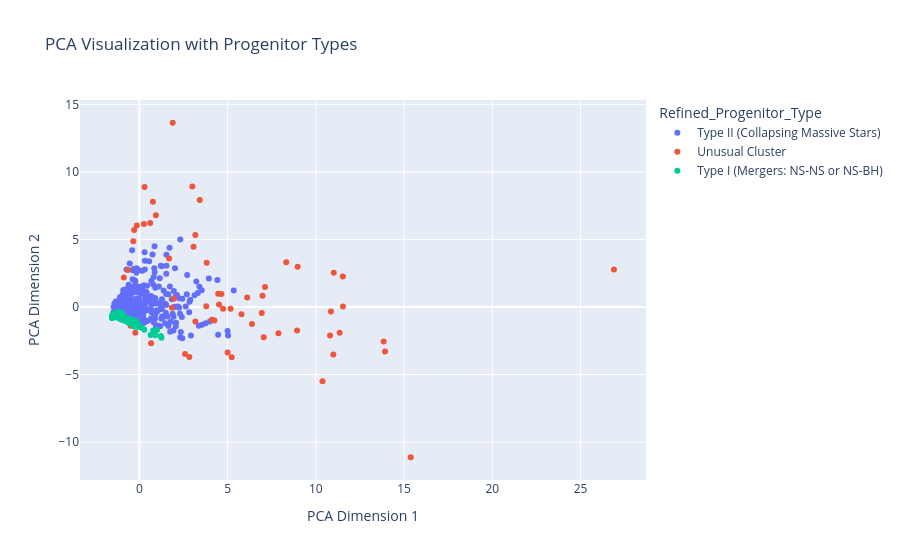
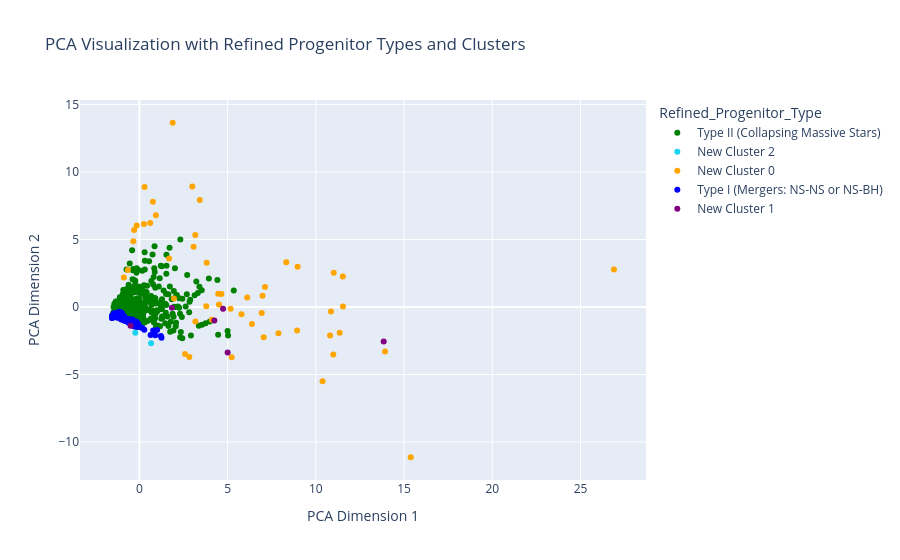

Notebook code cell kept with these figures, in order:
### Code cell
import pandas as pd
import numpy as np
from sklearn.preprocessing import StandardScaler
from sklearn.model_selection import train_test_split
from sklearn.svm import SVC
from sklearn.metrics import accuracy_score, recall_score, precision_score, confusion_matrix
from sklearn.cluster import DBSCAN
import plotly.express as px
from sklearn.decomposition import PCA
from astroquery.ned import Ned
from sklearn.cluster import KMeans

df = pd.read_csv("batse.csv")

df['RA'] = df['RA'] 
df['Dec'] = df['Dec'] 

def query_host_galaxy(ra, dec):
    try:
        result = Ned.query_region(f"{ra} {dec}", radius="0.1 degree")
        if result is not None and len(result) > 0:
            host_galaxy = result['NAME'][0]  
            return host_galaxy
        else:
            return "Unknown"
    except Exception as e:
        return "Error in query"

df['Host_Galaxy'] = df.apply(lambda row: query_host_galaxy(row['RA'], row['Dec']), axis=1)


df = pd.read_csv("batse.csv")

if "Undefined_Cluster" in df.columns:
    for cluster in sorted(df["Undefined_Cluster"].dropna().unique()):  
        print(f"Analysis for New Cluster {int(cluster)}:")
        cluster_data = df[df["Undefined_Cluster"] == cluster]
        print(cluster_data.describe())
else:
    print("No undefined clusters to analyze.")

numerical_columns = [
    "T90", "T50", "epeak", "alpha", "beta",
    "peak_flux_64ms", "peak_flux_256ms", "peak_flux_1024ms",
    "fluence_channel_1", "fluence_channel_2", "fluence_channel_3", "fluence_channel_4"
]

def classify_grb_binary(t90):
    return "Short" if t90 <= 2 else "Long"

df["Classified"] = df["T90"].apply(classify_grb_binary)


def assign_progenitor(grb_class):
    if grb_class == "Short":
        return "Type I (Mergers: NS-NS or NS-BH)"
    elif grb_class == "Long":
        return "Type II (Collapsing Massive Stars)"
    else:
        return "Unclassified"

df["Progenitor_Type"] = df["Classified"].apply(assign_progenitor)

class_mapping = {"Short": 0, "Long": 1}
df["grb_class_label"] = df["Classified"].map(class_mapping)

df = df.dropna(subset=numerical_columns)

scaler = StandardScaler()
X_scaled = scaler.fit_transform(df[numerical_columns])

X_train, X_test, y_train, y_test = train_test_split(
    X_scaled, df["grb_class_label"], test_size=0.2, random_state=42
)

clf = SVC(kernel="rbf", random_state=42, probability=True)
clf.fit(X_train, y_train)

y_pred = clf.predict(X_test)

accuracy = accuracy_score(y_test, y_pred)
recall = recall_score(y_test, y_pred, average="binary")
precision = precision_score(y_test, y_pred, average="binary")
conf_matrix = confusion_matrix(y_test, y_pred)

print(f"Accuracy: {accuracy}")
print(f"Recall: {recall}")
print(f"Precision: {precision}")
print(f"Confusion Matrix:\n{conf_matrix}")

clustering = DBSCAN(eps=2, min_samples=5).fit(X_scaled)
df["Cluster"] = clustering.labels_

def refine_progenitor(row):
    if row["Cluster"] == -1:  
        return "Unusual Cluster"
    return row["Progenitor_Type"]

df["Refined_Progenitor_Type"] = df.apply(refine_progenitor, axis=1)

pca = PCA(n_components=2)
pca_results = pca.fit_transform(X_scaled)

df["pca_1"] = pca_results[:, 0]
df["pca_2"] = pca_results[:, 1]

fig_pca = px.scatter(
    df,
    x="pca_1",
    y="pca_2",
    color="Refined_Progenitor_Type",
    title="PCA Visualization with Progenitor Types",
    labels={"pca_1": "PCA Dimension 1", "pca_2": "PCA Dimension 2"},
    template="plotly"
)
fig_pca.show()

from sklearn.cluster import KMeans
from sklearn.decomposition import PCA
import matplotlib.pyplot as plt

undefined_data = df[df["Cluster"] == -1][numerical_columns]

kmeans = KMeans(n_clusters=3, random_state=42)  
undefined_clusters = kmeans.fit_predict(undefined_data)

df.loc[df["Cluster"] == -1, "Undefined_Cluster"] = undefined_clusters

def refine_progenitor_with_patterns(row):
    if row["Cluster"] == -1:
        return f"New Cluster {int(row['Undefined_Cluster'])}"
    return row["Progenitor_Type"]

df["Refined_Progenitor_Type"] = df.apply(refine_progenitor_with_patterns, axis=1)

pca = PCA(n_components=2)
pca_results = pca.fit_transform(X_scaled)

df["pca_1"] = pca_results[:, 0]
df["pca_2"] = pca_results[:, 1]

color_map = {
    "Type I (Mergers: NS-NS or NS-BH)": "blue",
    "Type II (Collapsing Massive Stars)": "green",
    "Unusual Cluster": "red",
    "New Cluster 0": "orange",
    "New Cluster 1": "purple",
}

fig_pca = px.scatter(
    df,
    x="pca_1",
    y="pca_2",
    color="Refined_Progenitor_Type",
    title="PCA Visualization with Refined Progenitor Types and Clusters",
    labels={"pca_1": "PCA Dimension 1", "pca_2": "PCA Dimension 2"},
    color_discrete_map=color_map,
    template="plotly"
)
fig_pca.show()

if "Undefined_Cluster" in df.columns:
    for cluster in sorted(df["Undefined_Cluster"].dropna().unique()): 
        print(f"Analysis for New Cluster {int(cluster)}:")
        cluster_data = df[df["Undefined_Cluster"] == cluster]
        print(cluster_data.describe())
else:
    print("No undefined clusters to analyze.")

### Figure 1 — Plotly figure (JSON) as saved in the notebook; plotly's stock layout.template omitted (floating-point values rounded to 4 significant figures; data arrays with more than 128 entries replaced by an {"elided": "..."} marker saying what was removed)
{"data": [{"hovertemplate": "Refined_Progenitor_Type=Type II (Collapsing Massive Stars)<br>PCA Dimension 1=%{x}<br>PCA Dimension 2=%{y}<extra></extra>", "legendgroup": "Type II (Collapsing Massive Stars)", "marker": {"color": "#636efa", "symbol": "circle"}, "mode": "markers", "name": "Type II (Collapsing Massive Stars)", "orientation": "v", "showlegend": true, "type": "scatter", "x": {"elided": "612 float values"}, "xaxis": "x", "y": {"elided": "612 float values"}, "yaxis": "y"}, {"hovertemplate": "Refined_Progenitor_Type=Unusual Cluster<br>PCA Dimension 1=%{x}<br>PCA Dimension 2=%{y}<extra></extra>", "legendgroup": "Unusual Cluster", "marker": {"color": "#EF553B", "symbol": "circle"}, "mode": "markers", "name": "Unusual Cluster", "orientation": "v", "showlegend": true, "type": "scatter", "x": [-0.2308, 0.2946, 13.92, -0.2961, 11.35, 2.832, 4.744, 0.7674, 8.938, -0.3429, 1.96, 3.071, -0.8778, 10.81, 10.38, 7.046, 4.648, 3.174, 6.934, 10.99, 15.38, 8.97, -0.1485, 3.001, 13.85, 5.233, 1.683, 7.121, 0.6623, 10.86, 3.791, 11.53, -0.6523, 4.249, 3.816, 26.89, 5.789, -0.4974, 5.171, 0.6128, 4.109, 6.979, 4.513, 11.01, 8.326, 6.111, 2.588, 3.172, 3.421, 7.88, 11.54, 1.887, 6.38, 4.468, 1.845, 0.2596, 5.002, 0.9354], "xaxis": "x", "y": [-1.903, 8.887, -3.289, 5.693, -1.9, -3.7, -0.1345, 7.792, -1.747, 4.869, 0.6189, 4.455, 2.187, -2.116, -5.497, -2.233, 0.9539, -1.073, -0.4426, -3.518, -11.13, 2.984, 6.023, 8.913, -2.562, -3.717, 3.589, 1.474, -2.681, -0.3375, 0.05056, 2.258, 2.74, -1.01, 3.282, 2.775, -0.5308, -1.384, -0.124, 6.22, -0.9378, 0.8392, 0.1857, 2.526, 3.313, 0.7062, -3.475, 5.322, 7.924, -1.949, 0.03948, 13.64, -1.26, 0.9808, -0.06572, 6.139, -3.377, 6.794], "yaxis": "y"}, {"hovertemplate": "Refined_Progenitor_Type=Type I (Mergers: NS-NS or NS-BH)<br>PCA Dimension 1=%{x}<br>PCA Dimension 2=%{y}<extra></extra>", "legendgroup": "Type I (Mergers: NS-NS or NS-BH)", "marker": {"color": "#00cc96", "symbol": "circle"}, "mode": "markers", "name": "Type I (Mergers: NS-NS or NS-BH)", "orientation": "v", "showlegend": true, "type": "scatter", "x": {"elided": "189 float values"}, "xaxis": "x", "y": {"elided": "189 float values"}, "yaxis": "y"}], "layout": {"legend": {"title": {"text": "Refined_Progenitor_Type"}, "tracegroupgap": 0}, "title": {"text": "PCA Visualization with Progenitor Types"}, "xaxis": {"anchor": "y", "domain": [0, 1], "title": {"text": "PCA Dimension 1"}}, "yaxis": {"anchor": "x", "domain": [0, 1], "title": {"text": "PCA Dimension 2"}}}}

### Figure 2 — Plotly figure (JSON) as saved in the notebook; plotly's stock layout.template omitted (floating-point values rounded to 4 significant figures; data arrays with more than 128 entries replaced by an {"elided": "..."} marker saying what was removed)
{"data": [{"hovertemplate": "Refined_Progenitor_Type=Type II (Collapsing Massive Stars)<br>PCA Dimension 1=%{x}<br>PCA Dimension 2=%{y}<extra></extra>", "legendgroup": "Type II (Collapsing Massive Stars)", "marker": {"color": "green", "symbol": "circle"}, "mode": "markers", "name": "Type II (Collapsing Massive Stars)", "orientation": "v", "showlegend": true, "type": "scatter", "x": {"elided": "612 float values"}, "xaxis": "x", "y": {"elided": "612 float values"}, "yaxis": "y"}, {"hovertemplate": "Refined_Progenitor_Type=New Cluster 2<br>PCA Dimension 1=%{x}<br>PCA Dimension 2=%{y}<extra></extra>", "legendgroup": "New Cluster 2", "marker": {"color": "#19d3f3", "symbol": "circle"}, "mode": "markers", "name": "New Cluster 2", "orientation": "v", "showlegend": true, "type": "scatter", "x": [-0.2308, 0.6623], "xaxis": "x", "y": [-1.903, -2.681], "yaxis": "y"}, {"hovertemplate": "Refined_Progenitor_Type=New Cluster 0<br>PCA Dimension 1=%{x}<br>PCA Dimension 2=%{y}<extra></extra>", "legendgroup": "New Cluster 0", "marker": {"color": "orange", "symbol": "circle"}, "mode": "markers", "name": "New Cluster 0", "orientation": "v", "showlegend": true, "type": "scatter", "x": [0.2946, 13.92, -0.2961, 11.35, 2.832, 0.7674, 8.938, -0.3429, 1.96, 3.071, -0.8778, 10.81, 10.38, 7.046, 4.648, 3.174, 6.934, 10.99, 15.38, 8.97, -0.1485, 3.001, 5.233, 1.683, 7.121, 10.86, 3.791, 11.53, -0.6523, 3.816, 26.89, 5.789, 5.171, 0.6128, 4.109, 6.979, 4.513, 11.01, 8.326, 6.111, 2.588, 3.172, 3.421, 7.88, 11.54, 1.887, 6.38, 4.468, 0.2596, 0.9354], "xaxis": "x", "y": [8.887, -3.289, 5.693, -1.9, -3.7, 7.792, -1.747, 4.869, 0.6189, 4.455, 2.187, -2.116, -5.497, -2.233, 0.9539, -1.073, -0.4426, -3.518, -11.13, 2.984, 6.023, 8.913, -3.717, 3.589, 1.474, -0.3375, 0.05056, 2.258, 2.74, 3.282, 2.775, -0.5308, -0.124, 6.22, -0.9378, 0.8392, 0.1857, 2.526, 3.313, 0.7062, -3.475, 5.322, 7.924, -1.949, 0.03948, 13.64, -1.26, 0.9808, 6.139, 6.794], "yaxis": "y"}, {"hovertemplate": "Refined_Progenitor_Type=Type I (Mergers: NS-NS or NS-BH)<br>PCA Dimension 1=%{x}<br>PCA Dimension 2=%{y}<extra></extra>", "legendgroup": "Type I (Mergers: NS-NS or NS-BH)", "marker": {"color": "blue", "symbol": "circle"}, "mode": "markers", "name": "Type I (Mergers: NS-NS or NS-BH)", "orientation": "v", "showlegend": true, "type": "scatter", "x": {"elided": "189 float values"}, "xaxis": "x", "y": {"elided": "189 float values"}, "yaxis": "y"}, {"hovertemplate": "Refined_Progenitor_Type=New Cluster 1<br>PCA Dimension 1=%{x}<br>PCA Dimension 2=%{y}<extra></extra>", "legendgroup": "New Cluster 1", "marker": {"color": "purple", "symbol": "circle"}, "mode": "markers", "name": "New Cluster 1", "orientation": "v", "showlegend": true, "type": "scatter", "x": [4.744, 13.85, 4.249, -0.4974, 1.845, 5.002], "xaxis": "x", "y": [-0.1345, -2.562, -1.01, -1.384, -0.06572, -3.377], "yaxis": "y"}], "layout": {"legend": {"title": {"text": "Refined_Progenitor_Type"}, "tracegroupgap": 0}, "title": {"text": "PCA Visualization with Refined Progenitor Types and Clusters"}, "xaxis": {"anchor": "y", "domain": [0, 1], "title": {"text": "PCA Dimension 1"}}, "yaxis": {"anchor": "x", "domain": [0, 1], "title": {"text": "PCA Dimension 2"}}}}
